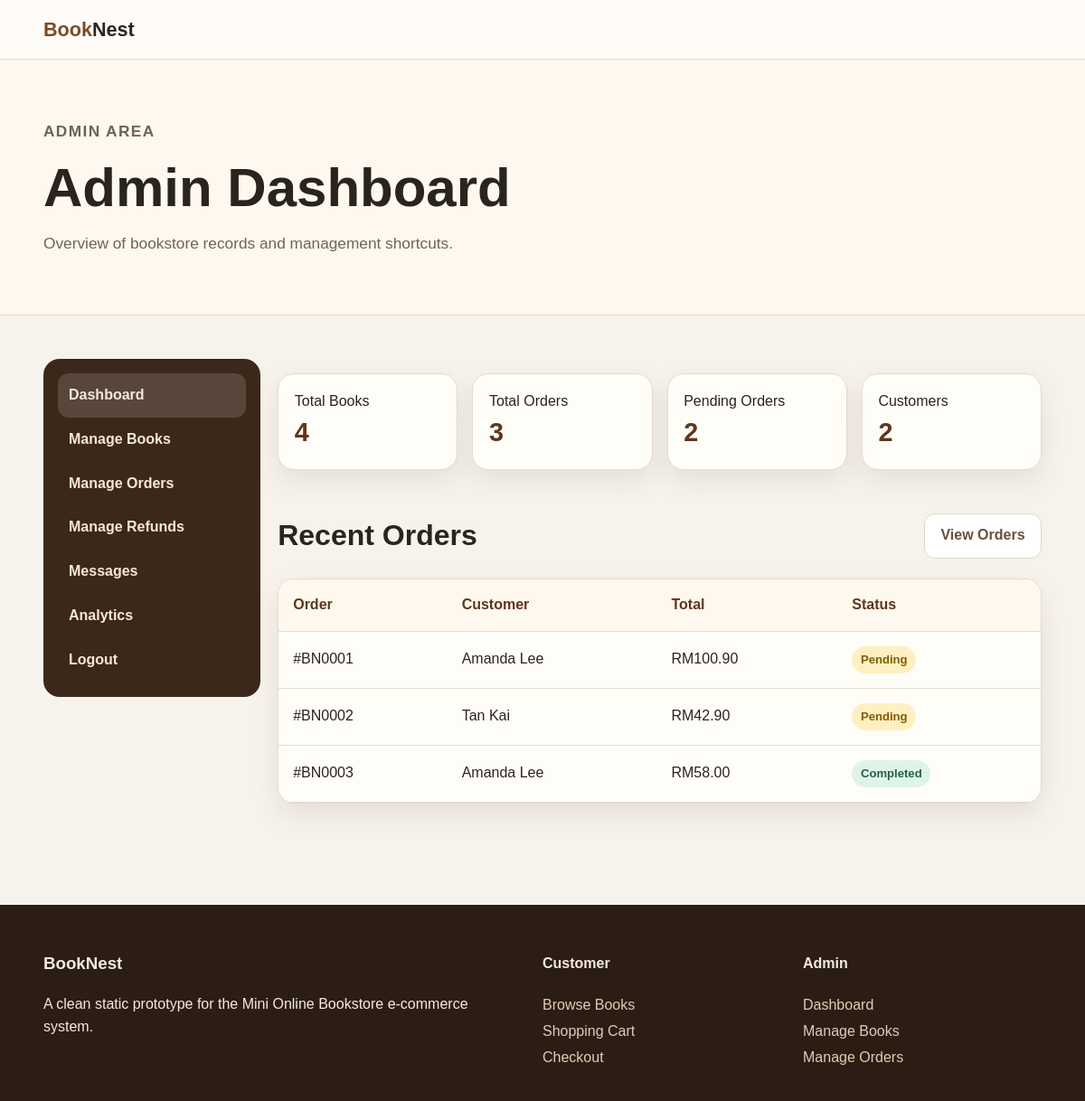
/admin/admin-dashboard.php (signed in), run on an earlier commit of the app's database.
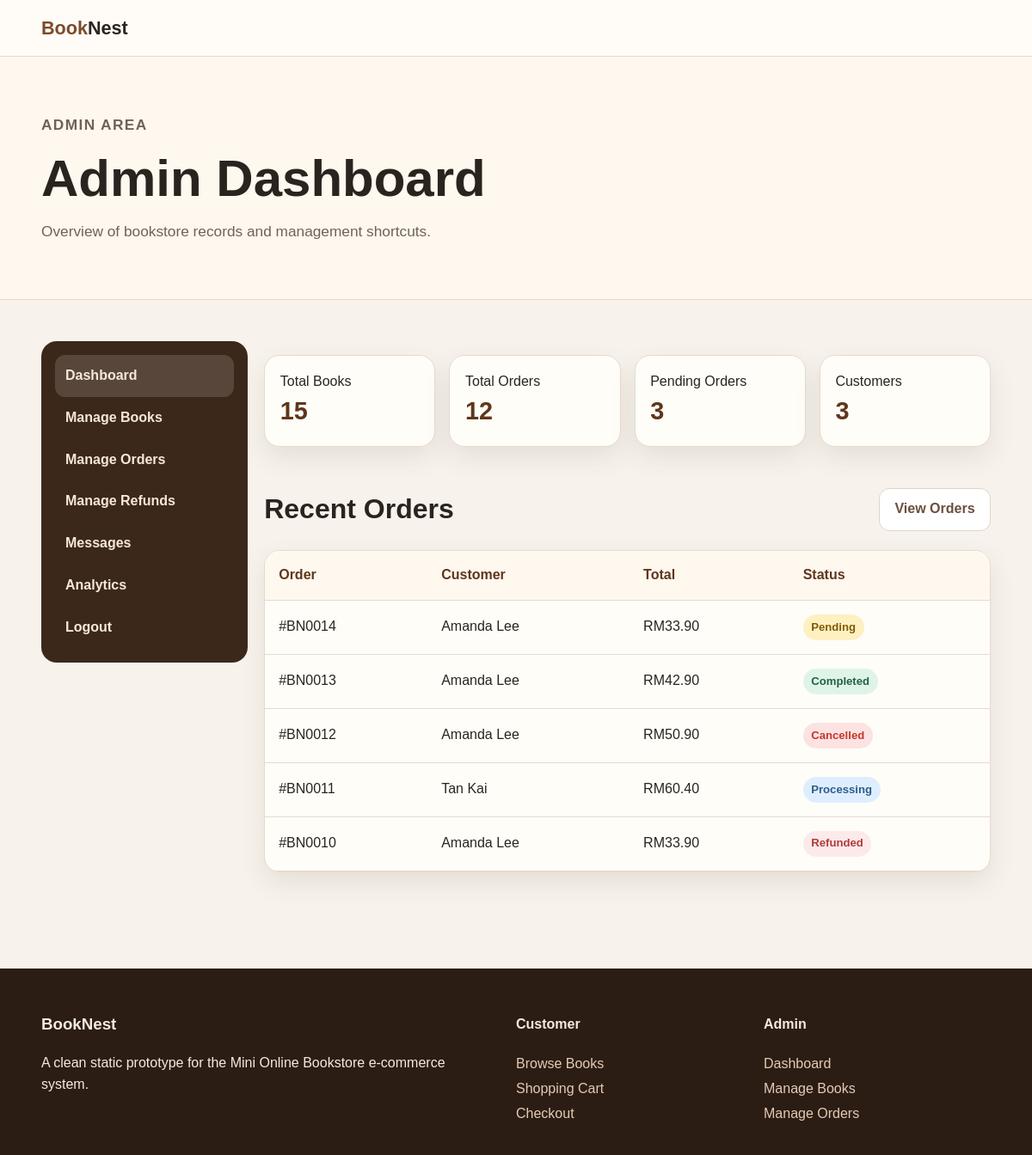
And on a later commit of the database.
### tables this page shows
CREATE TABLE `orders` (
  `order_id` int NOT NULL AUTO_INCREMENT,
  `user_id` int DEFAULT NULL,
  `total_amount` decimal(10,2) NOT NULL,
  `status` enum('Pending','Processing','Completed','Cancelled','Refunded') NOT NULL DEFAULT 'Pending',
  `order_date` timestamp NOT NULL DEFAULT CURRENT_TIMESTAMP,
  `delivery_name` varchar(100) DEFAULT NULL,
  `delivery_contact` varchar(20) DEFAULT NULL,
  `delivery_email` varchar(100) DEFAULT NULL,
  `delivery_address` text,
  `payment_method` varchar(50) DEFAULT 'Cash on Delivery',
  `payment_status` varchar(50) DEFAULT 'Pending',
  `payment_reference` varchar(100) DEFAULT NULL,
  `card_last_four` varchar(4) DEFAULT NULL,
  `paid_at` datetime DEFAULT NULL,
  PRIMARY KEY (`order_id`),
  KEY `user_id` (`user_id`),
  CONSTRAINT `orders_ibfk_1` FOREIGN KEY (`user_id`) REFERENCES `users` (`user_id`)
);

CREATE TABLE `users` (
  `user_id` int NOT NULL AUTO_INCREMENT,
  `name` varchar(100) NOT NULL,
  `email` varchar(100) NOT NULL,
  `password` varchar(255) NOT NULL,
  `role` enum('customer','admin') NOT NULL DEFAULT 'customer',
  `contact` varchar(20) DEFAULT NULL,
  `created_at` timestamp NOT NULL DEFAULT CURRENT_TIMESTAMP,
  PRIMARY KEY (`user_id`),
  UNIQUE KEY `email` (`email`)
);

### admin/admin-dashboard.php (the view, shortened to what this page needs)
<?php
include '../app.php';
$totalBooks = $conn->query("SELECT COUNT(*) AS total FROM books")->fetch_assoc()['total'];
$totalOrders = $conn->query("SELECT COUNT(*) AS total FROM orders")->fetch_assoc()['total'];
$pendingOrders = $conn->query("SELECT COUNT(*) AS total FROM orders WHERE status='Pending'")->fetch_assoc()['total'];
$totalCustomers = $conn->query("SELECT COUNT(*) AS total FROM users WHERE role='customer'")->fetch_assoc()['total'];
$recentOrders = $conn->query("
    SELECT orders.order_id, users.name, orders.total_amount, orders.status
    FROM orders
    LEFT JOIN users ON orders.user_id = users.user_id
    ORDER BY orders.order_date DESC
    LIMIT 5
");
?>
<!DOCTYPE html>
<html lang="en">
<head>
    <link rel="stylesheet" href="../css/style.css?v=123">
</head>
<body>
    <header class="navbar">
        <div class="container nav-inner">
            <a class="brand" href="admin-dashboard.php">
                Book<span>Nest</span>
            </a>
        </div>
    </header>
    <section class="page-title">
        <div class="container">
            <p class="eyebrow">Admin Area</p>
            <h1>Admin Dashboard</h1>
            <p>Overview of bookstore records and management shortcuts.</p>
        </div>
    </section>
    <main class="section">
        <div class="container admin-layout">
        <?php include __DIR__ . '/../includes/admin-sidebar.php'; ?>
            <section>
                <div class="stat-grid">
                    <div class="stat"><span>Total Books</span><br><strong><?php echo $totalBooks; ?></strong></div>
                    <div class="stat"><span>Total Orders</span><br><strong><?php echo $totalOrders; ?></strong></div>
                    <div class="stat"><span>Pending Orders</span><br><strong><?php echo $pendingOrders; ?></strong></div>
                    <div class="stat"><span>Customers</span><br><strong><?php echo $totalCustomers; ?></strong></div>
                </div>
                <div class="section-head" style="margin-top: 2rem;">
                    <h2>Recent Orders</h2>
                    <a class="btn secondary view-btn" href="manage-orders.php">View Orders</a>
                </div>
                <div class="table-wrap">
                    <table>
                        <thead>
                            <tr>
                                <th>Order</th>
                                <th>Customer</th>
                                <th>Total</th>
                                <th>Status</th>
                            </tr>
                        </thead>
                    <tbody>
                        <?php while ($row = $recentOrders->fetch_assoc()): ?>
                        <tr>
                            <td>#BN<?php echo str_pad($row['order_id'], 4, '0', STR_PAD_LEFT); ?></td>
                            <td><?php echo htmlspecialchars($row['name']); ?></td>
                            <td>RM<?php echo number_format($row['total_amount'], 2); ?></td>
                            <td>
                                <span class="status <?php echo strtolower(trim($row['status'])); ?>">
                                    <?php echo htmlspecialchars($row['status']); ?>
                                </span>
                            </td>
                        </tr>
                        <?php endwhile; ?>
                    </tbody>
                    </table>
                </div>
            </section>
        </div>
    </main>
    <footer class="footer">
        <div class="container footer-grid">
            <div>
                <h3>BookNest</h3>
                <p>A clean static prototype for the Mini Online Bookstore e-commerce system.</p>
            </div>
            <div>
                <h4>Customer</h4>
                <a href="../books.php">Browse Books</a>
                <a href="../cart.php">Shopping Cart</a>
                <a href="../checkout.php">Checkout</a>
            </div>
            <div>
                <h4>Admin</h4>
                <a href="admin-dashboard.php">Dashboard</a>
                <a href="manage-books.php">Manage Books</a>
                <a href="manage-orders.php">Manage Orders</a>
            </div>
        </div>
    </footer>
</body>
</html>

What changed in the data, as far as the page shows it:
removed orders: order_id "0001", user.name "Amanda Lee", total_amount "100.90", status "Pending"
no longer on this page (row edited): orders: order_id "0002", user.name "Tan Kai", total_amount "42.90", status "Pending"
removed orders: order_id "0003", user.name "Amanda Lee", total_amount "58.00", status "Completed"
added orders: order_id "0014", user.name "Amanda Lee", total_amount "33.90", status "Pending"
added orders: order_id "0013", user.name "Amanda Lee", total_amount "42.90", status "Completed"
added orders: order_id "0012", user.name "Amanda Lee", total_amount "50.90", status "Cancelled"
added orders: order_id "0011", user.name "Tan Kai", total_amount "60.40", status "Processing"
added orders: order_id "0010", user.name "Amanda Lee", total_amount "33.90", status "Refunded"
Also different on the page:
$totalBooks: "4" → "15"
$totalOrders: "3" → "12"
$pendingOrders: "2" → "3"
$totalCustomers: "2" → "3"
